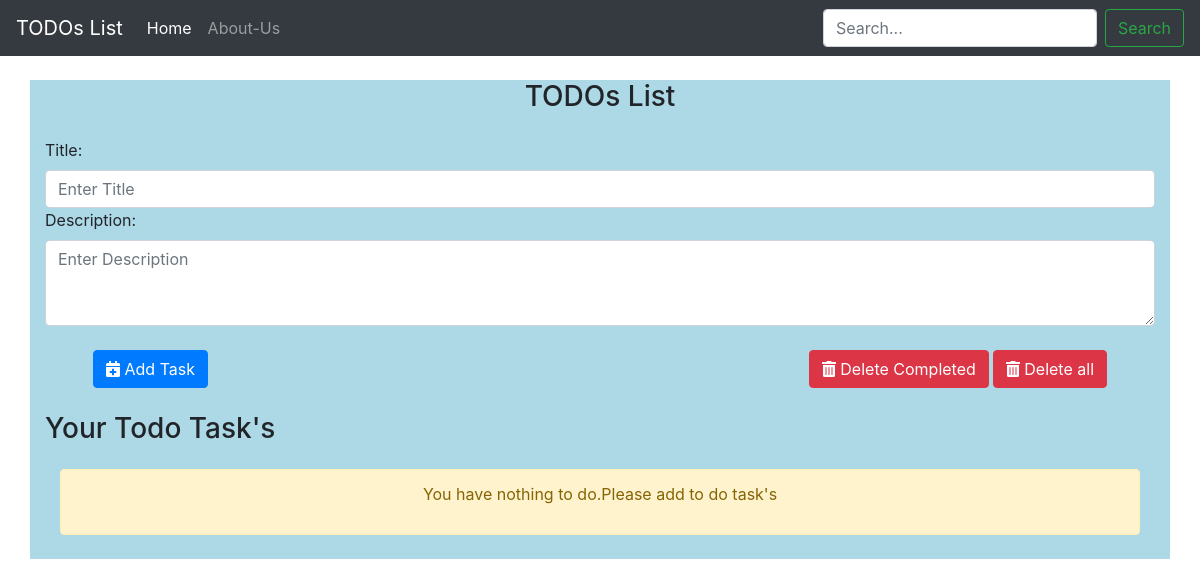
Before: / with the older database file.
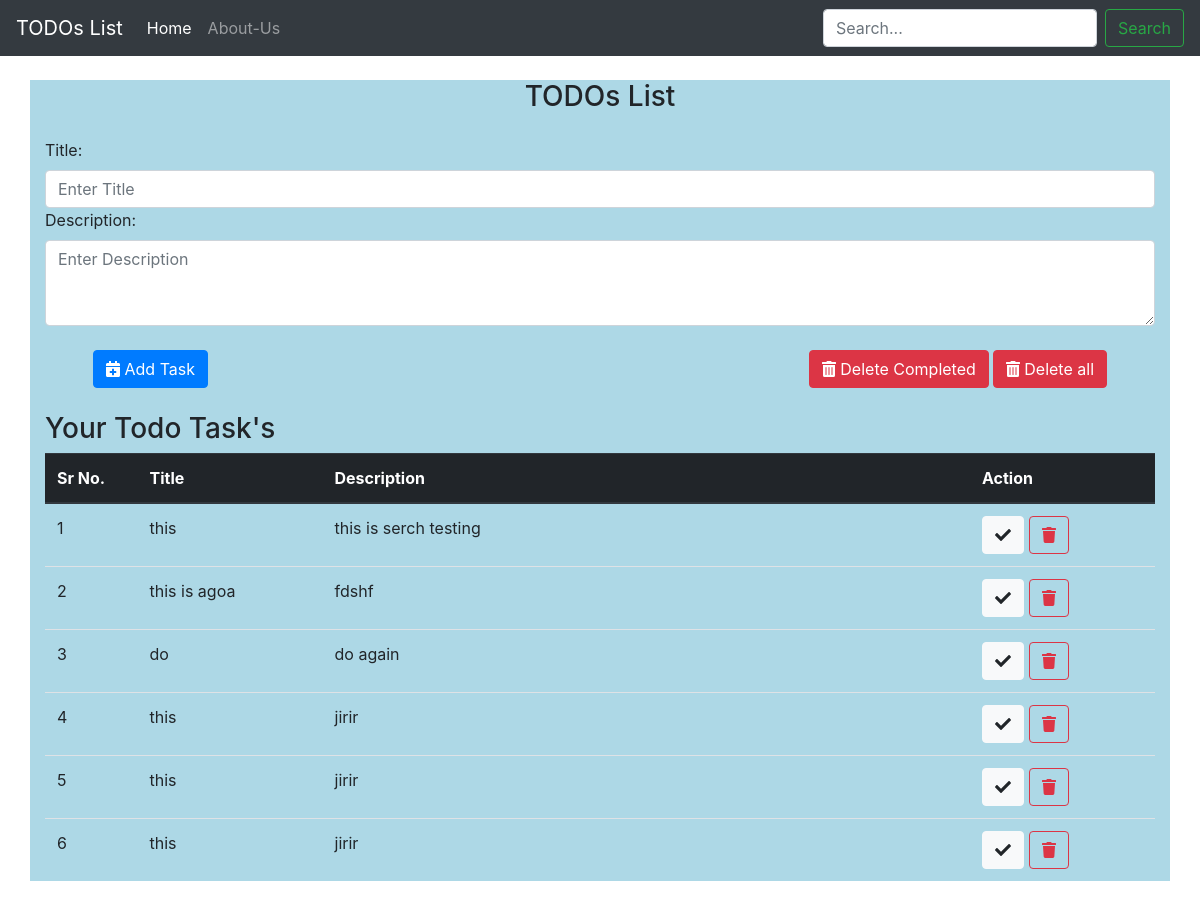
After: the same page with the newer database file.
### todolist_app/models.py (models this page shows, shortened)
class TodoItem(models.Model):
    title = models.CharField(max_length=50)
    description = models.CharField(max_length=1000)
    is_completed = models.BooleanField(default=False)

### todolist_app/views.py (the view)
# urls.py: 2. Add a URL to urlpatterns:  path('', views.home, name='home')
def home(request):
    todo_items = TodoItem.objects.all().order_by('id')
    form = TodoListForm()
    search_form = TodoListSearchForm()
    data = {'todo_items': todo_items, 'form': form, 'search_form': search_form}
    return render(request, 'todolist_app/home.html', data)

### todolist_app/forms.py
class TodoListForm(forms.Form):
    title = forms.CharField(label='Title', max_length=100,
                            widget=forms.TextInput(
                                attrs={
                                    'class': 'form-control', 'aria-describedby': 'titlehelp', 'placeholder': 'Enter Title'
                                }))
    description = forms.CharField(label='Description', max_length=1000,
                                  widget=forms.Textarea(
                                      attrs={
                                        'class': 'form-control', 'rows': '3', 'placeholder': 'Enter Description'
                                      }))

class TodoListSearchForm(forms.Form):
    search_string = forms.CharField(label='', max_length=50,
                                    widget=forms.TextInput(
                                        attrs={
                                            'class': 'form-control mr-sm-2', 'type': 'search', 'placeholder': 'Search...', 'aria-label': 'Search'
                                        }))

### todolist_app/templates/todolist_app/home.html (shortened to what this page needs)
{% extends "./basic.html" %}
{% block body %}
    <div class="container">
        <h3 class="text-center my-4">TODOs List</h3>
        <form action="{% url 'addItem' %}" method="post">
            {{ form }}
            <br />
            <button type="submit" class="ml-5 btn btn-primary">
                <i class="fas fa-calendar-plus"> </i> Add Task
            </button>
            <a href="{% url 'deleteAllItem' %}"
               class="mr-5 btn btn-danger float-right"><i class="fas fa-trash-alt">   </i> Delete all</a>
            <a href="{% url 'deleteComplete' %}"
               class="mr-1 btn btn-danger float-right"><i class="fas fa-trash-alt">   </i> Delete Completed</a>
        </form>
        <div id="items" class="my-4">
            <h3>Your Todo Task's</h3>
            <table class="table">
                <colgroup>
                    <col class="col-md-1" />
                    <col class="col-md-2" />
                    <col class="col-md-7" />
                    <col class="col-md-2" />
                </colgroup>
                <thead class="thead-dark">
                    {% if todo_items %}
                        <tr>
                            <th>Sr No.</th>
                            <th>Title</th>
                            <th>Description</th>
                            <th>Action</th>
                        </tr>
                    {% endif %}
                </thead>
                <tbody id="tbody">
                    {% if todo_items %}
                        {% for todo_item in todo_items %}
                            <tr>
                                <td>{{ forloop.counter }}</td>
                                <td>{{ todo_item.title }}</td>
                                <td>{{ todo_item.description }}</td>
                                <td>
                                    {% if todo_item.is_completed %}
                                        <a href="{% url 'isComplete' todo_item.id %}">
                                            <button class="btn btn-outline-success">
                                                <i class="fas fa-check"></i>
                                            </button>
                                        </a>
                                    {% else %}
                                        <a href="{% url 'isComplete' todo_item.id %}">
                                            <button class="btn btn-light">
                                                <i class="fas fa-check"></i>
                                            </button>
                                        </a>
                                    {% endif %}
                                    <a href="{% url 'deleteItem' todo_item.id %}">
                                        <button class="btn btn-outline-danger">
                                            <i class="fas fa-trash"></i>
                                        </button>
                                    </a>
                                </td>
                            </tr>
                        {% endfor %}
                    {% else %}
                        {% if not is_search %}
                            <div class="col my-4">
                                <div class="alert alert-warning text-center" role="alert">
                                    <p>You have nothing to do.Please add to do task's</p>
                                </div>
                            </div>
                        {% else %}
                            <div class="col my-4">
                                <div class="alert alert-warning text-center" role="alert">
                                    <p>No task found</p>
                                </div>
                            </div>
                        {% endif %}
                    {% endif %}
                </tbody>
            </table>
        </div>
    </div>
{% endblock body %}

### todolist_app/templates/todolist_app/basic.html (shortened to what this page needs)
<!doctype html>
<html lang="en">
    <head>
        <link rel="stylesheet"
              href="https://maxcdn.bootstrapcdn.com/bootstrap/4.0.0/css/bootstrap.min.css"
/>
        <link rel="stylesheet"
              type="text/css"
              href="https://cdnjs.cloudflare.com/ajax/libs/font-awesome/5.15.2/css/all.min.css"/>
    </head>
    <body>
        <nav class="navbar navbar-expand-lg navbar-dark bg-dark">
            <a class="navbar-brand" href="{% url 'home' %}">TODOs List</a>
            <div class="collapse navbar-collapse" id="navbarSupportedContent">
                <ul class="navbar-nav mr-auto">
                    <li class="nav-item active">
                        <a class="nav-link" href="{% url 'home' %}">Home <span class="sr-only">(current)</span></a>
                    </li>
                    <li class="nav-item">
                        <a class="nav-link" href="#">About-Us</a>
                    </li>
                </ul>
                <form action="{% url 'searchItem' %}" method="get" class="form-inline my-2 my-lg-0">
                    {{ search_form }}
                    <button class="btn btn-outline-success my-2 my-sm-0" type="submit">Search</button>
                </form>
            </div>
        </nav>
        {% block body %}
        {% endblock body %}
    </body>
</html>

Changed rows visible on the page:
added TodoItem: title "this", description "this is serch testing", is_completed False (drawn)
added TodoItem: title "this is agoa", description "fdshf", is_completed False (drawn)
added TodoItem: title "do", description "do again", is_completed False (drawn)
added TodoItem: title "this", description "jirir", is_completed False (drawn)
added TodoItem: title "this", description "jirir", is_completed False (drawn)
added TodoItem: title "this", description "jirir", is_completed False (drawn)
Other visible differences:
text no longer shown: "You have nothing to do.Please add to do task's"
text now shown: "Sr No. Title Description Action"
